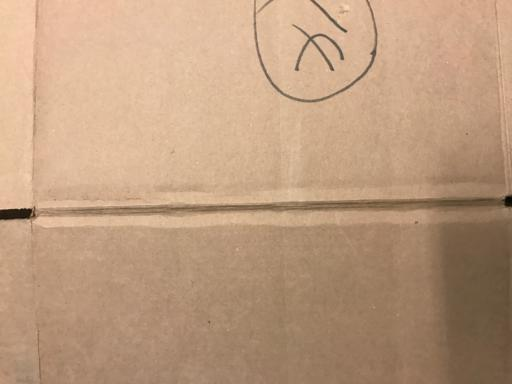
#> input picture data/recyclable/cardboard1.jpg, 512 x 384 px; its folder holds only this picture in this run
$ jupyter execute data_exploration.ipynb   (shell and % lines are left out)
#> lines starting #> are read from the running program, lines starting #| are printed output that depends on the picture
# 📊 Exploratory Data Analysis (EDA) - Smart Waste Classification
This notebook explores the dataset distribution, image resolutions, color channel distributions, and sample visualizer for the **Hazardous** and **Recyclable** waste categories.

[cell 1]
import os
import cv2
import numpy as np
import pandas as pd
import matplotlib.pyplot as plt
import seaborn as sns
from PIL import Image

sns.set_theme(style="darkgrid")

## 1. Dataset Directory & Class Counts

[cell 2]
data_dir = "../data"
classes = [d for d in os.listdir(data_dir) if os.path.isdir(os.path.join(data_dir, d))]

class_counts = {}
for cls in classes:
    class_path = os.path.join(data_dir, cls)
    count = len([f for f in os.listdir(class_path) if f.lower().endswith(('.jpg', '.jpeg', '.png'))])
    class_counts[cls] = count

df_counts = pd.DataFrame(list(class_counts.items()), columns=["Category", "Sample Count"])
print(df_counts)

# Visualize class distribution
plt.figure(figsize=(8, 5))
palette = ["#ef4444", "#10b981"]
bars = plt.bar(df_counts["Category"], df_counts["Sample Count"], color=palette, width=0.5)
plt.title("Dataset Sample Distribution", fontsize=14, fontweight="bold")
plt.ylabel("Number of Images", fontsize=12)
for bar in bars:
    yval = bar.get_height()
    plt.text(bar.get_x() + bar.get_width()/2.0, yval + 20, int(yval), ha='center', va='bottom', fontweight='bold')
plt.show()
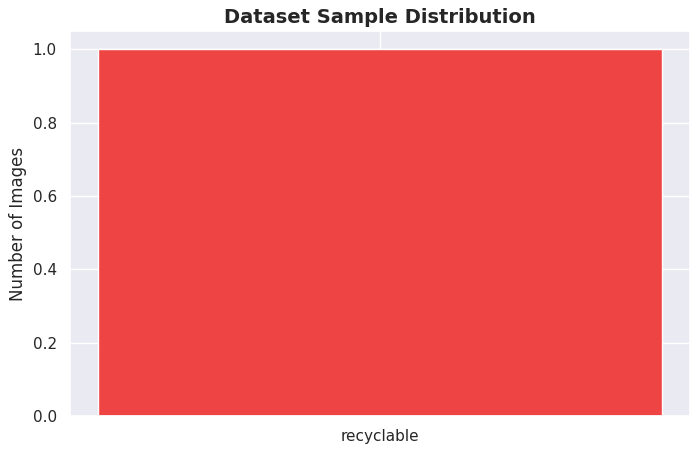
#> figure drawn by matplotlib, 1 panel

## 2. Sample Image Gallery for Each Waste Category

[cell 3]
fig, axes = plt.subplots(2, 4, figsize=(16, 8))
fig.suptitle("Sample Waste Images (OpenCV Preprocessed)", fontsize=16, fontweight="bold")

for row_idx, cls in enumerate(classes):
    class_path = os.path.join(data_dir, cls)
    sample_files = os.listdir(class_path)[:4]
    for col_idx, file_name in enumerate(sample_files):
        img_path = os.path.join(class_path, file_name)
        img_bgr = cv2.imread(img_path)
#> img_bgr is the input picture: shape (384, 512, 3); mean B, G, R 126.7, 155.5, 189
        img_rgb = cv2.cvtColor(img_bgr, cv2.COLOR_BGR2RGB)
        img_resized = cv2.resize(img_rgb, (224, 224))
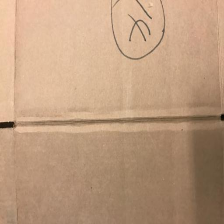
#> img_resized: shape (224, 224, 3); mean R, G, B 188.9, 155.4, 126.6

        ax = axes[row_idx, col_idx]
        ax.imshow(img_resized)
        ax.set_title(f"{cls.capitalize()}\n({img_bgr.shape[1]}x{img_bgr.shape[0]})")
        ax.axis("off")

plt.tight_layout()
plt.show()

## 3. Color Channel Pixel Intensity Distribution

[cell 4]
# Sample pixel distribution from recyclable and hazardous items
sample_rec_path = os.path.join(data_dir, "recyclable", os.listdir(os.path.join(data_dir, "recyclable"))[0])
img_sample = cv2.imread(sample_rec_path)
img_sample_rgb = cv2.cvtColor(img_sample, cv2.COLOR_BGR2RGB)

plt.figure(figsize=(10, 4))
colors = ('red', 'green', 'blue')
for i, color in enumerate(colors):
    hist = cv2.calcHist([img_sample_rgb], [i], None, [256], [0, 256])
    plt.plot(hist, color=color, label=f'{color.capitalize()} channel', linewidth=1.5)

plt.title("RGB Color Histogram of Representative Waste Item", fontsize=13, fontweight="bold")
plt.xlabel("Pixel Intensity [0 - 255]")
plt.ylabel("Frequency")
plt.legend()
plt.show()
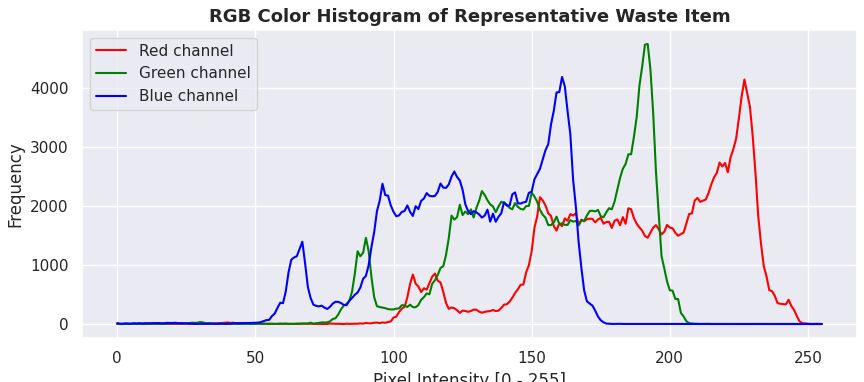
#> figure drawn by matplotlib, 1 panel; curve peaks at x = 227, y = 4141; curve peaks at x = 192, y = 4742; curve peaks at x = 161, y = 4184

$ run again, on data/recyclable/cardboard143.jpg
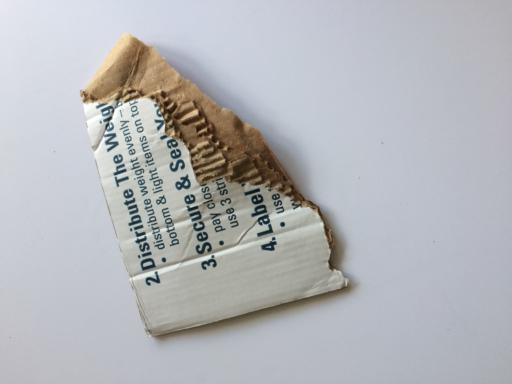
#> input picture data/recyclable/cardboard143.jpg, 512 x 384 px
#> img_bgr is the input picture: shape (384, 512, 3); mean B, G, R 186.1, 182, 180.6
#> `img_resized = cv2.resize(img_rgb, (224, 224))`:
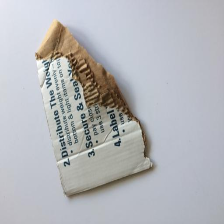
#> img_resized: shape (224, 224, 3); mean R, G, B 180.5, 181.9, 186
#> `plt.show()`:
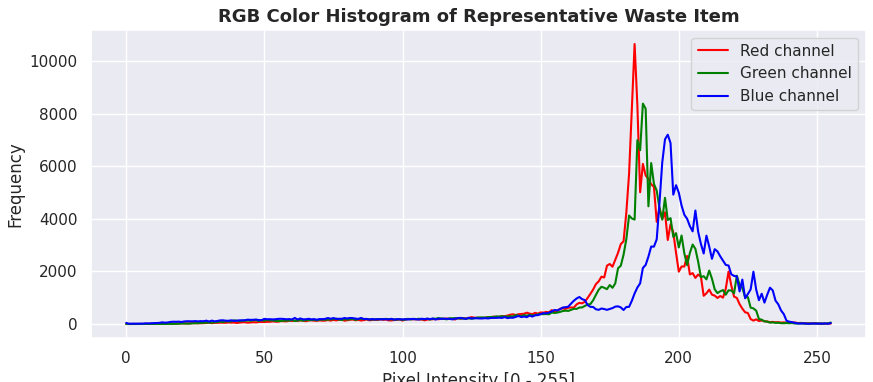
#> figure drawn by matplotlib, 1 panel; curve peaks at x = 184, y = 10652; curve peaks at x = 187, y = 8384; curve peaks at x = 196, y = 7201

$ run again, on data/recyclable/cardboard164.jpg
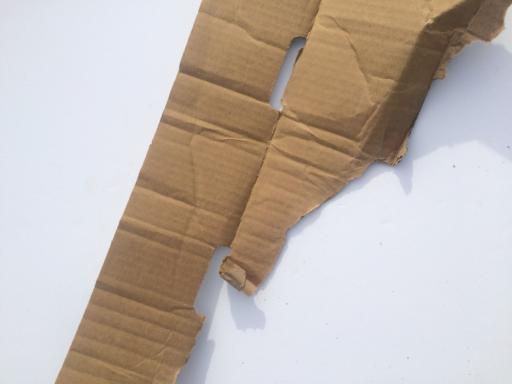
#> input picture data/recyclable/cardboard164.jpg, 512 x 384 px
#> img_bgr is the input picture: shape (384, 512, 3); mean B, G, R 175.2, 182.3, 192.8
#> `img_resized = cv2.resize(img_rgb, (224, 224))`:
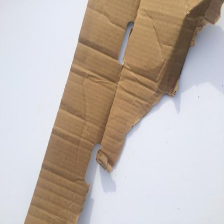
#> img_resized: shape (224, 224, 3); mean R, G, B 192.7, 182.2, 175.2
#> `plt.show()`:
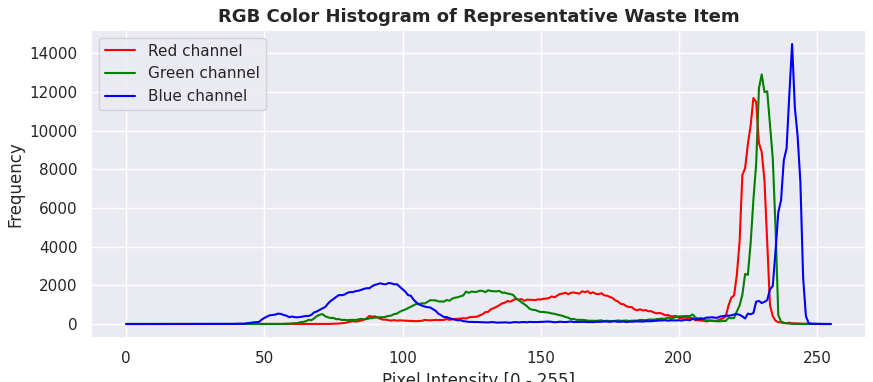
#> figure drawn by matplotlib, 1 panel; curve peaks at x = 227, y = 11691; curve peaks at x = 230, y = 12908; curve peaks at x = 241, y = 14482
